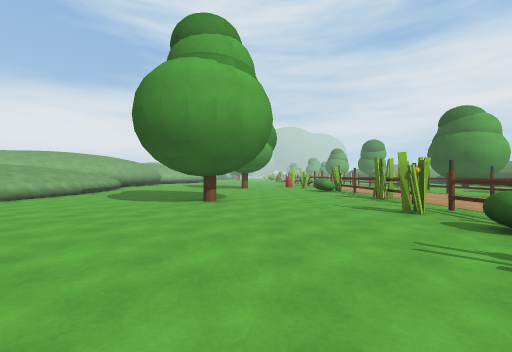
view 1 (above)

19 first-person views from a walk through a scene from a Unity 3-D project. The camera is 1.2 m above the floor, looks level and sees 90° across. The floor is counted in squares, 2 m on a side. Each view is taken from the middle of a square. On the plan, view 1 faces up. The plan holds only what a view shows up to about 9 squares ahead; the rest is blank. The place goes on beyond the plan. The player is left out.

view 2
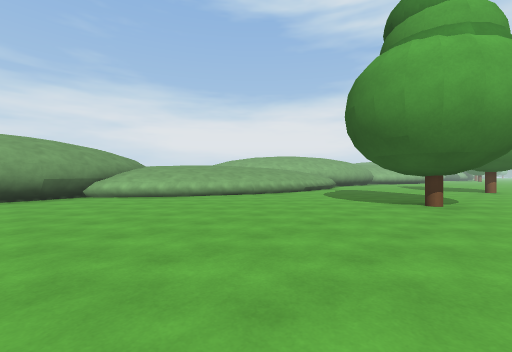

view 3
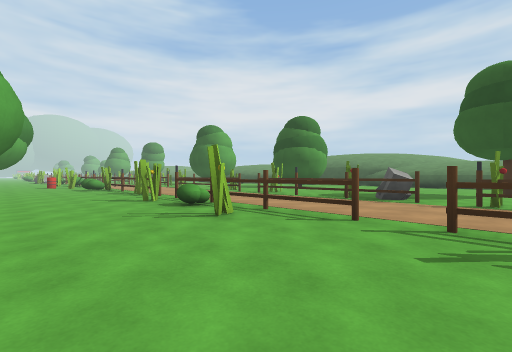

view 4
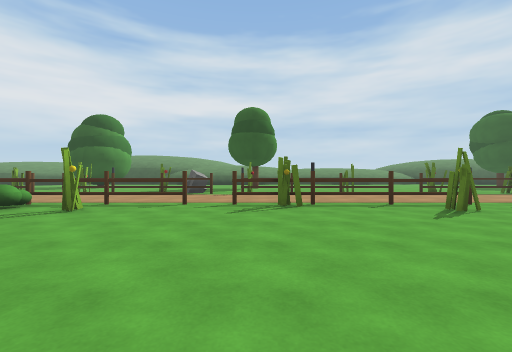

view 5
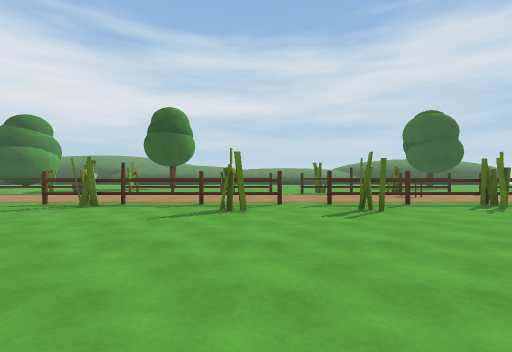

view 6
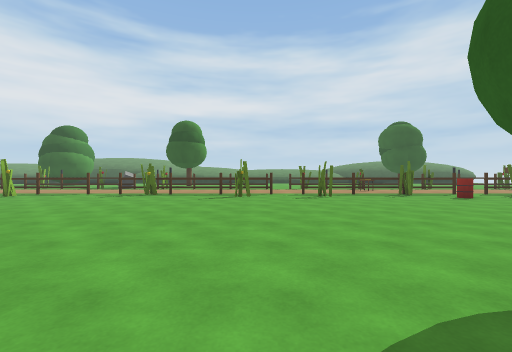

view 7
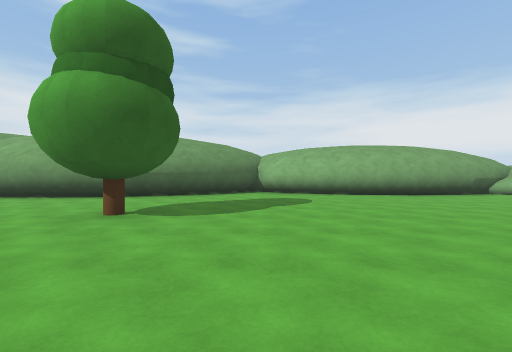

view 8
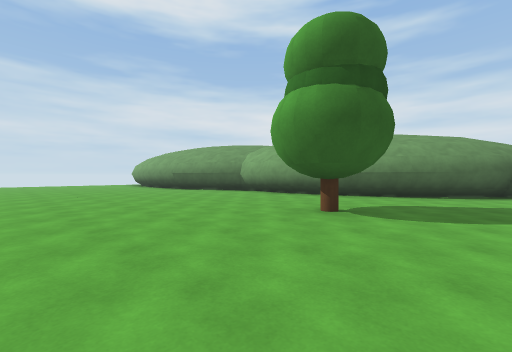

view 9
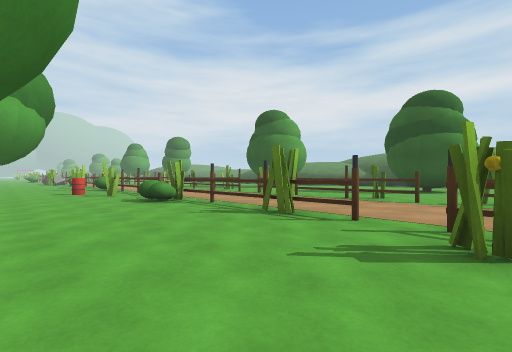

view 10
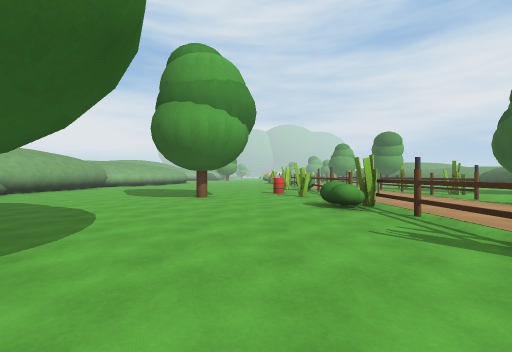

view 11
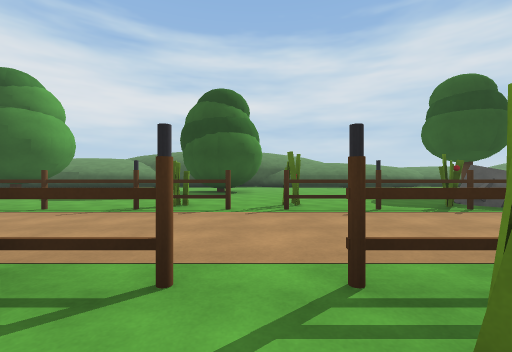

view 12
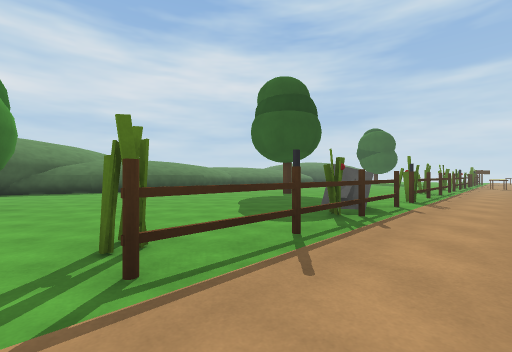

view 13
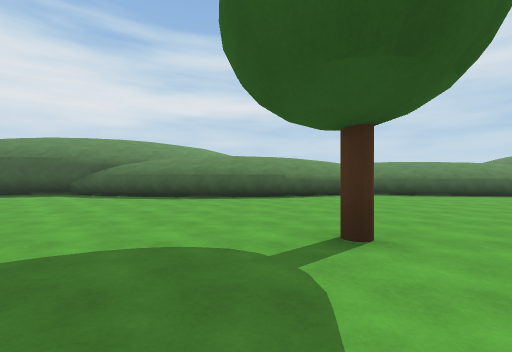

view 14
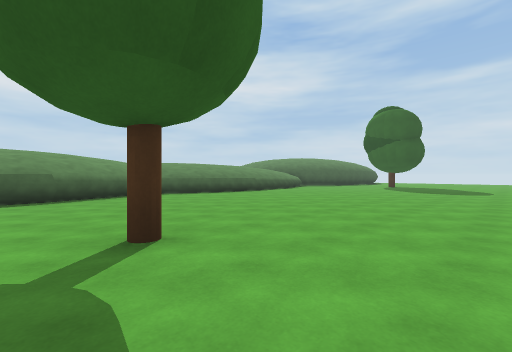

view 15
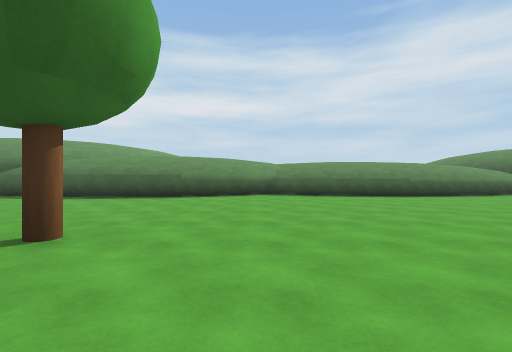

view 16
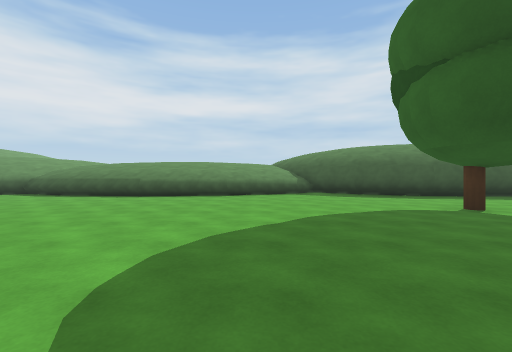

view 17
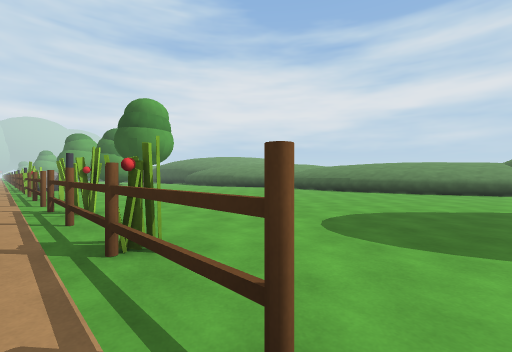

view 18
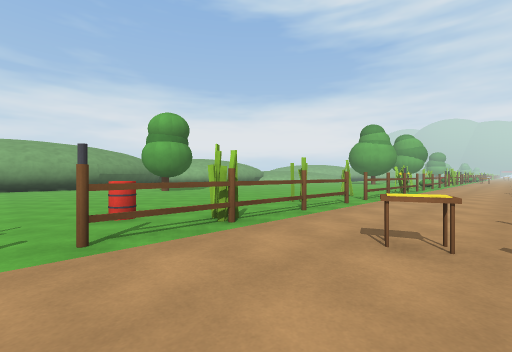

view 19
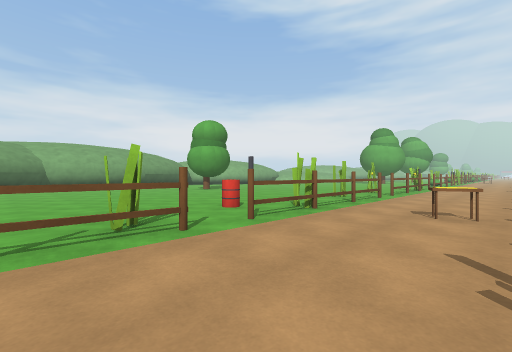

### Floor plan
Key: @ floor where view 1 was taken; # wall or solid block; . floor; ^ raised ledge; O other object.
Columns run from 10 left of view 1 to 18 right of it. Each row starts with its distance up from view 1.
 14    #........O   .#..O
 13    #.........OOOOO..OO
 12     .....OO..O...#.  O
 11      ............O..
 10       .......OO.. ..
  9   ^^^........O...O..
  8   ^^^........#...#..
  7    ^^....O...O...O...O    #
  6    ^^...OO...O...#...O   .#
  5   ^^.............O...OO...#
  4  ^^^.........O..OO........#
  3 ^^^.........OO...O........#
  2  ^^..........#...#.......^
  1   #.........OO...O.......^
  0   #.......@..O...O.......^
 -1   #...   ........O.......^
 -2   #.... .....O...O..O....##
 -3   #..........O...O........^
 -4  ##..........#...#........^^
 -5  #...........O..OO........^^
 -6 ##..........OO...#........^^
 -7  #...............O........^^
 -8  ##...OO.....O..OO........^^
 -9   #...O......O...O........^^
-10   ##.........#.O.#........^^
-11    #........OO..OO........^^
-12    #........OO...#........^^^
-13    #.............O.........^^
-14     ........OO..OO  .......#
-15     #........ ...    .....##

Positions as (right, up) in squares from view 1, and headings:
1: (0, 0), facing up
2: (0, 0), facing up-left
3: (0, -2), facing up-right
4: (-2, -2), facing right
5: (-2, -6), facing right
6: (-5, -6), facing right
7: (0, -6), facing left
8: (0, -6), facing down-left
9: (0, 4), facing up-right
10: (1, 5), facing up
11: (2, 5), facing right
12: (5, 5), facing down-right
13: (8, -1), facing right
14: (8, -1), facing down-right
15: (8, -4), facing right
16: (8, -12), facing right
17: (6, -13), facing up-right
18: (6, -13), facing up-left
19: (6, -15), facing up-left
